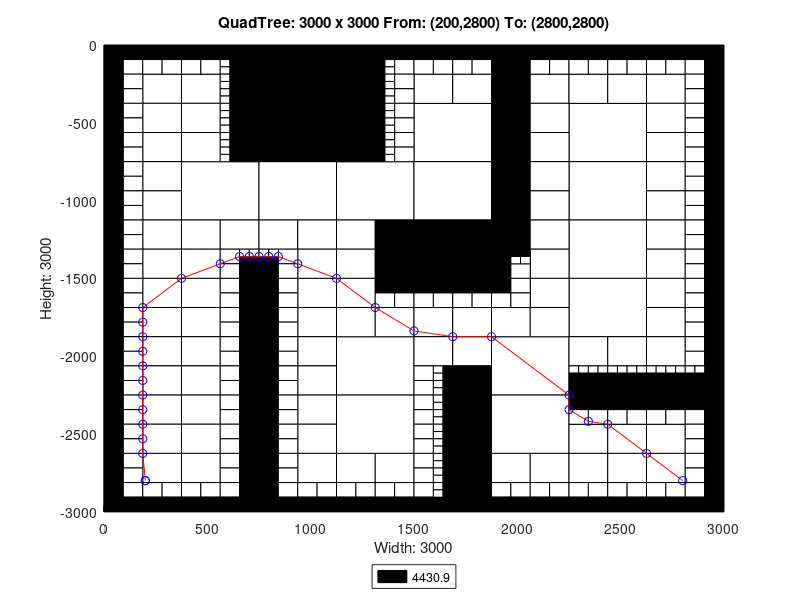

The MATLAB script that drew this image:
axis([0 3000 -3000 0]);
title('QuadTree: 3000 x 3000 From: (200,2800) To: (2800,2800)');
xlabel('Width: 3000');
ylabel('Height: 3000');
rectangle('Position',[750 -375 375 375], 'FaceColor',[0 0 0]);
rectangle('Position',[750 -750 375 375], 'FaceColor',[0 0 0]);
rectangle('Position',[375 -1125 375 375], 'FaceColor',[1 1 1]);
rectangle('Position',[750 -1125 375 375], 'FaceColor',[1 1 1]);
rectangle('Position',[1125 -1125 375 375], 'FaceColor',[1 1 1]);
rectangle('Position',[1500 -750 375 375], 'FaceColor',[1 1 1]);
rectangle('Position',[2250 -750 375 375], 'FaceColor',[1 1 1]);
rectangle('Position',[1500 -1125 375 375], 'FaceColor',[1 1 1]);
rectangle('Position',[1500 -1500 375 375], 'FaceColor',[0 0 0]);
rectangle('Position',[2250 -1125 375 375], 'FaceColor',[1 1 1]);
rectangle('Position',[2250 -1500 375 375], 'FaceColor',[1 1 1]);
rectangle('Position',[1125 -2250 375 375], 'FaceColor',[1 1 1]);
rectangle('Position',[1125 -2625 375 375], 'FaceColor',[1 1 1]);
rectangle('Position',[1875 -2250 375 375], 'FaceColor',[1 1 1]);
rectangle('Position',[2250 -1875 375 375], 'FaceColor',[1 1 1]);
rectangle('Position',[1875 -2625 375 375], 'FaceColor',[1 1 1]);
rectangle('Position',[187.5 -375 187.5 187.5], 'FaceColor',[1 1 1]);
rectangle('Position',[375 -375 187.5 187.5], 'FaceColor',[1 1 1]);
rectangle('Position',[187.5 -562.5 187.5 187.5], 'FaceColor',[1 1 1]);
rectangle('Position',[187.5 -750 187.5 187.5], 'FaceColor',[1 1 1]);
rectangle('Position',[375 -562.5 187.5 187.5], 'FaceColor',[1 1 1]);
rectangle('Position',[375 -750 187.5 187.5], 'FaceColor',[1 1 1]);
rectangle('Position',[1125 -187.5 187.5 187.5], 'FaceColor',[0 0 0]);
rectangle('Position',[1125 -375 187.5 187.5], 'FaceColor',[0 0 0]);
rectangle('Position',[1125 -562.5 187.5 187.5], 'FaceColor',[0 0 0]);
rectangle('Position',[1125 -750 187.5 187.5], 'FaceColor',[0 0 0]);
rectangle('Position',[187.5 -937.5 187.5 187.5], 'FaceColor',[1 1 1]);
rectangle('Position',[187.5 -1125 187.5 187.5], 'FaceColor',[1 1 1]);
rectangle('Position',[187.5 -1312.5 187.5 187.5], 'FaceColor',[1 1 1]);
rectangle('Position',[187.5 -1500 187.5 187.5], 'FaceColor',[1 1 1]);
rectangle('Position',[375 -1312.5 187.5 187.5], 'FaceColor',[1 1 1]);
rectangle('Position',[562.5 -1312.5 187.5 187.5], 'FaceColor',[1 1 1]);
rectangle('Position',[375 -1500 187.5 187.5], 'FaceColor',[1 1 1]);
rectangle('Position',[750 -1312.5 187.5 187.5], 'FaceColor',[1 1 1]);
rectangle('Position',[937.5 -1312.5 187.5 187.5], 'FaceColor',[1 1 1]);
rectangle('Position',[937.5 -1500 187.5 187.5], 'FaceColor',[1 1 1]);
rectangle('Position',[1125 -1312.5 187.5 187.5], 'FaceColor',[1 1 1]);
rectangle('Position',[1312.5 -1312.5 187.5 187.5], 'FaceColor',[0 0 0]);
rectangle('Position',[1125 -1500 187.5 187.5], 'FaceColor',[1 1 1]);
rectangle('Position',[1312.5 -1500 187.5 187.5], 'FaceColor',[0 0 0]);
rectangle('Position',[1500 -375 187.5 187.5], 'FaceColor',[1 1 1]);
rectangle('Position',[1687.5 -375 187.5 187.5], 'FaceColor',[1 1 1]);
rectangle('Position',[1875 -187.5 187.5 187.5], 'FaceColor',[0 0 0]);
rectangle('Position',[1875 -375 187.5 187.5], 'FaceColor',[0 0 0]);
rectangle('Position',[2062.5 -375 187.5 187.5], 'FaceColor',[1 1 1]);
rectangle('Position',[1875 -562.5 187.5 187.5], 'FaceColor',[0 0 0]);
rectangle('Position',[2062.5 -562.5 187.5 187.5], 'FaceColor',[1 1 1]);
rectangle('Position',[1875 -750 187.5 187.5], 'FaceColor',[0 0 0]);
rectangle('Position',[2062.5 -750 187.5 187.5], 'FaceColor',[1 1 1]);
rectangle('Position',[2250 -375 187.5 187.5], 'FaceColor',[1 1 1]);
rectangle('Position',[2437.5 -375 187.5 187.5], 'FaceColor',[1 1 1]);
rectangle('Position',[2625 -375 187.5 187.5], 'FaceColor',[1 1 1]);
rectangle('Position',[2625 -562.5 187.5 187.5], 'FaceColor',[1 1 1]);
rectangle('Position',[2625 -750 187.5 187.5], 'FaceColor',[1 1 1]);
rectangle('Position',[1875 -937.5 187.5 187.5], 'FaceColor',[0 0 0]);
rectangle('Position',[2062.5 -937.5 187.5 187.5], 'FaceColor',[1 1 1]);
rectangle('Position',[1875 -1125 187.5 187.5], 'FaceColor',[0 0 0]);
rectangle('Position',[2062.5 -1125 187.5 187.5], 'FaceColor',[1 1 1]);
rectangle('Position',[1875 -1312.5 187.5 187.5], 'FaceColor',[0 0 0]);
rectangle('Position',[2062.5 -1312.5 187.5 187.5], 'FaceColor',[1 1 1]);
rectangle('Position',[2062.5 -1500 187.5 187.5], 'FaceColor',[1 1 1]);
rectangle('Position',[2625 -937.5 187.5 187.5], 'FaceColor',[1 1 1]);
rectangle('Position',[2625 -1125 187.5 187.5], 'FaceColor',[1 1 1]);
rectangle('Position',[2625 -1312.5 187.5 187.5], 'FaceColor',[1 1 1]);
rectangle('Position',[2625 -1500 187.5 187.5], 'FaceColor',[1 1 1]);
rectangle('Position',[187.5 -1687.5 187.5 187.5], 'FaceColor',[1 1 1]);
rectangle('Position',[187.5 -1875 187.5 187.5], 'FaceColor',[1 1 1]);
rectangle('Position',[375 -1687.5 187.5 187.5], 'FaceColor',[1 1 1]);
rectangle('Position',[375 -1875 187.5 187.5], 'FaceColor',[1 1 1]);
rectangle('Position',[187.5 -2062.5 187.5 187.5], 'FaceColor',[1 1 1]);
rectangle('Position',[187.5 -2250 187.5 187.5], 'FaceColor',[1 1 1]);
rectangle('Position',[375 -2062.5 187.5 187.5], 'FaceColor',[1 1 1]);
rectangle('Position',[375 -2250 187.5 187.5], 'FaceColor',[1 1 1]);
rectangle('Position',[937.5 -1687.5 187.5 187.5], 'FaceColor',[1 1 1]);
rectangle('Position',[937.5 -1875 187.5 187.5], 'FaceColor',[1 1 1]);
rectangle('Position',[1125 -1687.5 187.5 187.5], 'FaceColor',[1 1 1]);
rectangle('Position',[1125 -1875 187.5 187.5], 'FaceColor',[1 1 1]);
rectangle('Position',[1312.5 -1875 187.5 187.5], 'FaceColor',[1 1 1]);
rectangle('Position',[937.5 -2062.5 187.5 187.5], 'FaceColor',[1 1 1]);
rectangle('Position',[937.5 -2250 187.5 187.5], 'FaceColor',[1 1 1]);
rectangle('Position',[187.5 -2437.5 187.5 187.5], 'FaceColor',[1 1 1]);
rectangle('Position',[187.5 -2625 187.5 187.5], 'FaceColor',[1 1 1]);
rectangle('Position',[375 -2437.5 187.5 187.5], 'FaceColor',[1 1 1]);
rectangle('Position',[375 -2625 187.5 187.5], 'FaceColor',[1 1 1]);
rectangle('Position',[187.5 -2812.5 187.5 187.5], 'FaceColor',[1 1 1]);
rectangle('Position',[375 -2812.5 187.5 187.5], 'FaceColor',[1 1 1]);
rectangle('Position',[937.5 -2437.5 187.5 187.5], 'FaceColor',[1 1 1]);
rectangle('Position',[937.5 -2625 187.5 187.5], 'FaceColor',[1 1 1]);
rectangle('Position',[937.5 -2812.5 187.5 187.5], 'FaceColor',[1 1 1]);
rectangle('Position',[1125 -2812.5 187.5 187.5], 'FaceColor',[1 1 1]);
rectangle('Position',[1312.5 -2812.5 187.5 187.5], 'FaceColor',[1 1 1]);
rectangle('Position',[1500 -1875 187.5 187.5], 'FaceColor',[1 1 1]);
rectangle('Position',[1687.5 -1875 187.5 187.5], 'FaceColor',[1 1 1]);
rectangle('Position',[2062.5 -1687.5 187.5 187.5], 'FaceColor',[1 1 1]);
rectangle('Position',[1875 -1875 187.5 187.5], 'FaceColor',[1 1 1]);
rectangle('Position',[2062.5 -1875 187.5 187.5], 'FaceColor',[1 1 1]);
rectangle('Position',[1500 -2062.5 187.5 187.5], 'FaceColor',[1 1 1]);
rectangle('Position',[1687.5 -2062.5 187.5 187.5], 'FaceColor',[1 1 1]);
rectangle('Position',[1687.5 -2250 187.5 187.5], 'FaceColor',[0 0 0]);
rectangle('Position',[2625 -1687.5 187.5 187.5], 'FaceColor',[1 1 1]);
rectangle('Position',[2625 -1875 187.5 187.5], 'FaceColor',[1 1 1]);
rectangle('Position',[2250 -2062.5 187.5 187.5], 'FaceColor',[1 1 1]);
rectangle('Position',[2437.5 -2062.5 187.5 187.5], 'FaceColor',[1 1 1]);
rectangle('Position',[2625 -2062.5 187.5 187.5], 'FaceColor',[1 1 1]);
rectangle('Position',[1687.5 -2437.5 187.5 187.5], 'FaceColor',[0 0 0]);
rectangle('Position',[1687.5 -2625 187.5 187.5], 'FaceColor',[0 0 0]);
rectangle('Position',[1687.5 -2812.5 187.5 187.5], 'FaceColor',[0 0 0]);
rectangle('Position',[1687.5 -3000 187.5 187.5], 'FaceColor',[0 0 0]);
rectangle('Position',[1875 -2812.5 187.5 187.5], 'FaceColor',[1 1 1]);
rectangle('Position',[2062.5 -2812.5 187.5 187.5], 'FaceColor',[1 1 1]);
rectangle('Position',[2250 -2625 187.5 187.5], 'FaceColor',[1 1 1]);
rectangle('Position',[2437.5 -2625 187.5 187.5], 'FaceColor',[1 1 1]);
rectangle('Position',[2625 -2625 187.5 187.5], 'FaceColor',[1 1 1]);
rectangle('Position',[2250 -2812.5 187.5 187.5], 'FaceColor',[1 1 1]);
rectangle('Position',[2437.5 -2812.5 187.5 187.5], 'FaceColor',[1 1 1]);
rectangle('Position',[2625 -2812.5 187.5 187.5], 'FaceColor',[1 1 1]);
rectangle('Position',[0 -93.75 93.75 93.75], 'FaceColor',[0 0 0]);
rectangle('Position',[93.75 -93.75 93.75 93.75], 'FaceColor',[0 0 0]);
rectangle('Position',[0 -187.5 93.75 93.75], 'FaceColor',[0 0 0]);
rectangle('Position',[93.75 -187.5 93.75 93.75], 'FaceColor',[1 1 1]);
rectangle('Position',[187.5 -93.75 93.75 93.75], 'FaceColor',[0 0 0]);
rectangle('Position',[281.25 -93.75 93.75 93.75], 'FaceColor',[0 0 0]);
rectangle('Position',[187.5 -187.5 93.75 93.75], 'FaceColor',[1 1 1]);
rectangle('Position',[281.25 -187.5 93.75 93.75], 'FaceColor',[1 1 1]);
rectangle('Position',[0 -281.25 93.75 93.75], 'FaceColor',[0 0 0]);
rectangle('Position',[93.75 -281.25 93.75 93.75], 'FaceColor',[1 1 1]);
rectangle('Position',[0 -375 93.75 93.75], 'FaceColor',[0 0 0]);
rectangle('Position',[93.75 -375 93.75 93.75], 'FaceColor',[1 1 1]);
rectangle('Position',[375 -93.75 93.75 93.75], 'FaceColor',[0 0 0]);
rectangle('Position',[468.75 -93.75 93.75 93.75], 'FaceColor',[0 0 0]);
rectangle('Position',[375 -187.5 93.75 93.75], 'FaceColor',[1 1 1]);
rectangle('Position',[468.75 -187.5 93.75 93.75], 'FaceColor',[1 1 1]);
rectangle('Position',[562.5 -93.75 93.75 93.75], 'FaceColor',[0 0 0]);
rectangle('Position',[656.25 -93.75 93.75 93.75], 'FaceColor',[0 0 0]);
rectangle('Position',[656.25 -187.5 93.75 93.75], 'FaceColor',[0 0 0]);
rectangle('Position',[656.25 -281.25 93.75 93.75], 'FaceColor',[0 0 0]);
rectangle('Position',[656.25 -375 93.75 93.75], 'FaceColor',[0 0 0]);
rectangle('Position',[0 -468.75 93.75 93.75], 'FaceColor',[0 0 0]);
rectangle('Position',[93.75 -468.75 93.75 93.75], 'FaceColor',[1 1 1]);
rectangle('Position',[0 -562.5 93.75 93.75], 'FaceColor',[0 0 0]);
rectangle('Position',[93.75 -562.5 93.75 93.75], 'FaceColor',[1 1 1]);
rectangle('Position',[0 -656.25 93.75 93.75], 'FaceColor',[0 0 0]);
rectangle('Position',[93.75 -656.25 93.75 93.75], 'FaceColor',[1 1 1]);
rectangle('Position',[0 -750 93.75 93.75], 'FaceColor',[0 0 0]);
rectangle('Position',[93.75 -750 93.75 93.75], 'FaceColor',[1 1 1]);
rectangle('Position',[656.25 -468.75 93.75 93.75], 'FaceColor',[0 0 0]);
rectangle('Position',[656.25 -562.5 93.75 93.75], 'FaceColor',[0 0 0]);
rectangle('Position',[656.25 -656.25 93.75 93.75], 'FaceColor',[0 0 0]);
rectangle('Position',[656.25 -750 93.75 93.75], 'FaceColor',[0 0 0]);
rectangle('Position',[1312.5 -93.75 93.75 93.75], 'FaceColor',[0 0 0]);
rectangle('Position',[1406.25 -93.75 93.75 93.75], 'FaceColor',[0 0 0]);
rectangle('Position',[1406.25 -187.5 93.75 93.75], 'FaceColor',[1 1 1]);
rectangle('Position',[1406.25 -281.25 93.75 93.75], 'FaceColor',[1 1 1]);
rectangle('Position',[1406.25 -375 93.75 93.75], 'FaceColor',[1 1 1]);
rectangle('Position',[1406.25 -468.75 93.75 93.75], 'FaceColor',[1 1 1]);
rectangle('Position',[1406.25 -562.5 93.75 93.75], 'FaceColor',[1 1 1]);
rectangle('Position',[1406.25 -656.25 93.75 93.75], 'FaceColor',[1 1 1]);
rectangle('Position',[1406.25 -750 93.75 93.75], 'FaceColor',[1 1 1]);
rectangle('Position',[0 -843.75 93.75 93.75], 'FaceColor',[0 0 0]);
rectangle('Position',[93.75 -843.75 93.75 93.75], 'FaceColor',[1 1 1]);
rectangle('Position',[0 -937.5 93.75 93.75], 'FaceColor',[0 0 0]);
rectangle('Position',[93.75 -937.5 93.75 93.75], 'FaceColor',[1 1 1]);
rectangle('Position',[0 -1031.25 93.75 93.75], 'FaceColor',[0 0 0]);
rectangle('Position',[93.75 -1031.25 93.75 93.75], 'FaceColor',[1 1 1]);
rectangle('Position',[0 -1125 93.75 93.75], 'FaceColor',[0 0 0]);
rectangle('Position',[93.75 -1125 93.75 93.75], 'FaceColor',[1 1 1]);
rectangle('Position',[0 -1218.75 93.75 93.75], 'FaceColor',[0 0 0]);
rectangle('Position',[93.75 -1218.75 93.75 93.75], 'FaceColor',[1 1 1]);
rectangle('Position',[0 -1312.5 93.75 93.75], 'FaceColor',[0 0 0]);
rectangle('Position',[93.75 -1312.5 93.75 93.75], 'FaceColor',[1 1 1]);
rectangle('Position',[0 -1406.25 93.75 93.75], 'FaceColor',[0 0 0]);
rectangle('Position',[93.75 -1406.25 93.75 93.75], 'FaceColor',[1 1 1]);
rectangle('Position',[0 -1500 93.75 93.75], 'FaceColor',[0 0 0]);
rectangle('Position',[93.75 -1500 93.75 93.75], 'FaceColor',[1 1 1]);
rectangle('Position',[562.5 -1406.25 93.75 93.75], 'FaceColor',[1 1 1]);
rectangle('Position',[562.5 -1500 93.75 93.75], 'FaceColor',[1 1 1]);
rectangle('Position',[656.25 -1500 93.75 93.75], 'FaceColor',[0 0 0]);
rectangle('Position',[843.75 -1406.25 93.75 93.75], 'FaceColor',[1 1 1]);
rectangle('Position',[750 -1500 93.75 93.75], 'FaceColor',[0 0 0]);
rectangle('Position',[843.75 -1500 93.75 93.75], 'FaceColor',[1 1 1]);
rectangle('Position',[1500 -93.75 93.75 93.75], 'FaceColor',[0 0 0]);
rectangle('Position',[1593.75 -93.75 93.75 93.75], 'FaceColor',[0 0 0]);
rectangle('Position',[1500 -187.5 93.75 93.75], 'FaceColor',[1 1 1]);
rectangle('Position',[1593.75 -187.5 93.75 93.75], 'FaceColor',[1 1 1]);
rectangle('Position',[1687.5 -93.75 93.75 93.75], 'FaceColor',[0 0 0]);
rectangle('Position',[1781.25 -93.75 93.75 93.75], 'FaceColor',[0 0 0]);
rectangle('Position',[1687.5 -187.5 93.75 93.75], 'FaceColor',[1 1 1]);
rectangle('Position',[1781.25 -187.5 93.75 93.75], 'FaceColor',[1 1 1]);
rectangle('Position',[2062.5 -93.75 93.75 93.75], 'FaceColor',[0 0 0]);
rectangle('Position',[2156.25 -93.75 93.75 93.75], 'FaceColor',[0 0 0]);
rectangle('Position',[2062.5 -187.5 93.75 93.75], 'FaceColor',[1 1 1]);
rectangle('Position',[2156.25 -187.5 93.75 93.75], 'FaceColor',[1 1 1]);
rectangle('Position',[2250 -93.75 93.75 93.75], 'FaceColor',[0 0 0]);
rectangle('Position',[2343.75 -93.75 93.75 93.75], 'FaceColor',[0 0 0]);
rectangle('Position',[2250 -187.5 93.75 93.75], 'FaceColor',[1 1 1]);
rectangle('Position',[2343.75 -187.5 93.75 93.75], 'FaceColor',[1 1 1]);
rectangle('Position',[2437.5 -93.75 93.75 93.75], 'FaceColor',[0 0 0]);
rectangle('Position',[2531.25 -93.75 93.75 93.75], 'FaceColor',[0 0 0]);
rectangle('Position',[2437.5 -187.5 93.75 93.75], 'FaceColor',[1 1 1]);
rectangle('Position',[2531.25 -187.5 93.75 93.75], 'FaceColor',[1 1 1]);
rectangle('Position',[2625 -93.75 93.75 93.75], 'FaceColor',[0 0 0]);
rectangle('Position',[2718.75 -93.75 93.75 93.75], 'FaceColor',[0 0 0]);
rectangle('Position',[2625 -187.5 93.75 93.75], 'FaceColor',[1 1 1]);
rectangle('Position',[2718.75 -187.5 93.75 93.75], 'FaceColor',[1 1 1]);
rectangle('Position',[2812.5 -93.75 93.75 93.75], 'FaceColor',[0 0 0]);
rectangle('Position',[2906.25 -93.75 93.75 93.75], 'FaceColor',[0 0 0]);
rectangle('Position',[2812.5 -187.5 93.75 93.75], 'FaceColor',[1 1 1]);
rectangle('Position',[2906.25 -187.5 93.75 93.75], 'FaceColor',[0 0 0]);
rectangle('Position',[2812.5 -281.25 93.75 93.75], 'FaceColor',[1 1 1]);
rectangle('Position',[2906.25 -281.25 93.75 93.75], 'FaceColor',[0 0 0]);
rectangle('Position',[2812.5 -375 93.75 93.75], 'FaceColor',[1 1 1]);
rectangle('Position',[2906.25 -375 93.75 93.75], 'FaceColor',[0 0 0]);
rectangle('Position',[2812.5 -468.75 93.75 93.75], 'FaceColor',[1 1 1]);
rectangle('Position',[2906.25 -468.75 93.75 93.75], 'FaceColor',[0 0 0]);
rectangle('Position',[2812.5 -562.5 93.75 93.75], 'FaceColor',[1 1 1]);
rectangle('Position',[2906.25 -562.5 93.75 93.75], 'FaceColor',[0 0 0]);
rectangle('Position',[2812.5 -656.25 93.75 93.75], 'FaceColor',[1 1 1]);
rectangle('Position',[2906.25 -656.25 93.75 93.75], 'FaceColor',[0 0 0]);
rectangle('Position',[2812.5 -750 93.75 93.75], 'FaceColor',[1 1 1]);
rectangle('Position',[2906.25 -750 93.75 93.75], 'FaceColor',[0 0 0]);
rectangle('Position',[1875 -1406.25 93.75 93.75], 'FaceColor',[0 0 0]);
rectangle('Position',[1875 -1500 93.75 93.75], 'FaceColor',[0 0 0]);
rectangle('Position',[1968.75 -1500 93.75 93.75], 'FaceColor',[1 1 1]);
rectangle('Position',[2812.5 -843.75 93.75 93.75], 'FaceColor',[1 1 1]);
rectangle('Position',[2906.25 -843.75 93.75 93.75], 'FaceColor',[0 0 0]);
rectangle('Position',[2812.5 -937.5 93.75 93.75], 'FaceColor',[1 1 1]);
rectangle('Position',[2906.25 -937.5 93.75 93.75], 'FaceColor',[0 0 0]);
rectangle('Position',[2812.5 -1031.25 93.75 93.75], 'FaceColor',[1 1 1]);
rectangle('Position',[2906.25 -1031.25 93.75 93.75], 'FaceColor',[0 0 0]);
rectangle('Position',[2812.5 -1125 93.75 93.75], 'FaceColor',[1 1 1]);
rectangle('Position',[2906.25 -1125 93.75 93.75], 'FaceColor',[0 0 0]);
rectangle('Position',[2812.5 -1218.75 93.75 93.75], 'FaceColor',[1 1 1]);
rectangle('Position',[2906.25 -1218.75 93.75 93.75], 'FaceColor',[0 0 0]);
rectangle('Position',[2812.5 -1312.5 93.75 93.75], 'FaceColor',[1 1 1]);
rectangle('Position',[2906.25 -1312.5 93.75 93.75], 'FaceColor',[0 0 0]);
rectangle('Position',[2812.5 -1406.25 93.75 93.75], 'FaceColor',[1 1 1]);
rectangle('Position',[2906.25 -1406.25 93.75 93.75], 'FaceColor',[0 0 0]);
rectangle('Position',[2812.5 -1500 93.75 93.75], 'FaceColor',[1 1 1]);
rectangle('Position',[2906.25 -1500 93.75 93.75], 'FaceColor',[0 0 0]);
rectangle('Position',[0 -1593.75 93.75 93.75], 'FaceColor',[0 0 0]);
rectangle('Position',[93.75 -1593.75 93.75 93.75], 'FaceColor',[1 1 1]);
rectangle('Position',[0 -1687.5 93.75 93.75], 'FaceColor',[0 0 0]);
rectangle('Position',[93.75 -1687.5 93.75 93.75], 'FaceColor',[1 1 1]);
rectangle('Position',[0 -1781.25 93.75 93.75], 'FaceColor',[0 0 0]);
rectangle('Position',[93.75 -1781.25 93.75 93.75], 'FaceColor',[1 1 1]);
rectangle('Position',[0 -1875 93.75 93.75], 'FaceColor',[0 0 0]);
rectangle('Position',[93.75 -1875 93.75 93.75], 'FaceColor',[1 1 1]);
rectangle('Position',[562.5 -1593.75 93.75 93.75], 'FaceColor',[1 1 1]);
rectangle('Position',[656.25 -1593.75 93.75 93.75], 'FaceColor',[0 0 0]);
rectangle('Position',[562.5 -1687.5 93.75 93.75], 'FaceColor',[1 1 1]);
rectangle('Position',[656.25 -1687.5 93.75 93.75], 'FaceColor',[0 0 0]);
rectangle('Position',[562.5 -1781.25 93.75 93.75], 'FaceColor',[1 1 1]);
rectangle('Position',[656.25 -1781.25 93.75 93.75], 'FaceColor',[0 0 0]);
rectangle('Position',[562.5 -1875 93.75 93.75], 'FaceColor',[1 1 1]);
rectangle('Position',[656.25 -1875 93.75 93.75], 'FaceColor',[0 0 0]);
rectangle('Position',[0 -1968.75 93.75 93.75], 'FaceColor',[0 0 0]);
rectangle('Position',[93.75 -1968.75 93.75 93.75], 'FaceColor',[1 1 1]);
rectangle('Position',[0 -2062.5 93.75 93.75], 'FaceColor',[0 0 0]);
rectangle('Position',[93.75 -2062.5 93.75 93.75], 'FaceColor',[1 1 1]);
rectangle('Position',[0 -2156.25 93.75 93.75], 'FaceColor',[0 0 0]);
rectangle('Position',[93.75 -2156.25 93.75 93.75], 'FaceColor',[1 1 1]);
rectangle('Position',[0 -2250 93.75 93.75], 'FaceColor',[0 0 0]);
rectangle('Position',[93.75 -2250 93.75 93.75], 'FaceColor',[1 1 1]);
rectangle('Position',[562.5 -1968.75 93.75 93.75], 'FaceColor',[1 1 1]);
rectangle('Position',[656.25 -1968.75 93.75 93.75], 'FaceColor',[0 0 0]);
rectangle('Position',[562.5 -2062.5 93.75 93.75], 'FaceColor',[1 1 1]);
rectangle('Position',[656.25 -2062.5 93.75 93.75], 'FaceColor',[0 0 0]);
rectangle('Position',[562.5 -2156.25 93.75 93.75], 'FaceColor',[1 1 1]);
rectangle('Position',[656.25 -2156.25 93.75 93.75], 'FaceColor',[0 0 0]);
rectangle('Position',[562.5 -2250 93.75 93.75], 'FaceColor',[1 1 1]);
rectangle('Position',[656.25 -2250 93.75 93.75], 'FaceColor',[0 0 0]);
rectangle('Position',[750 -1593.75 93.75 93.75], 'FaceColor',[0 0 0]);
rectangle('Position',[843.75 -1593.75 93.75 93.75], 'FaceColor',[1 1 1]);
rectangle('Position',[750 -1687.5 93.75 93.75], 'FaceColor',[0 0 0]);
rectangle('Position',[843.75 -1687.5 93.75 93.75], 'FaceColor',[1 1 1]);
rectangle('Position',[750 -1781.25 93.75 93.75], 'FaceColor',[0 0 0]);
rectangle('Position',[843.75 -1781.25 93.75 93.75], 'FaceColor',[1 1 1]);
rectangle('Position',[750 -1875 93.75 93.75], 'FaceColor',[0 0 0]);
rectangle('Position',[843.75 -1875 93.75 93.75], 'FaceColor',[1 1 1]);
rectangle('Position',[1312.5 -1593.75 93.75 93.75], 'FaceColor',[0 0 0]);
rectangle('Position',[1406.25 -1593.75 93.75 93.75], 'FaceColor',[0 0 0]);
rectangle('Position',[1312.5 -1687.5 93.75 93.75], 'FaceColor',[1 1 1]);
rectangle('Position',[1406.25 -1687.5 93.75 93.75], 'FaceColor',[1 1 1]);
rectangle('Position',[750 -1968.75 93.75 93.75], 'FaceColor',[0 0 0]);
rectangle('Position',[843.75 -1968.75 93.75 93.75], 'FaceColor',[1 1 1]);
rectangle('Position',[750 -2062.5 93.75 93.75], 'FaceColor',[0 0 0]);
rectangle('Position',[843.75 -2062.5 93.75 93.75], 'FaceColor',[1 1 1]);
rectangle('Position',[750 -2156.25 93.75 93.75], 'FaceColor',[0 0 0]);
rectangle('Position',[843.75 -2156.25 93.75 93.75], 'FaceColor',[1 1 1]);
rectangle('Position',[750 -2250 93.75 93.75], 'FaceColor',[0 0 0]);
rectangle('Position',[843.75 -2250 93.75 93.75], 'FaceColor',[1 1 1]);
rectangle('Position',[0 -2343.75 93.75 93.75], 'FaceColor',[0 0 0]);
rectangle('Position',[93.75 -2343.75 93.75 93.75], 'FaceColor',[1 1 1]);
rectangle('Position',[0 -2437.5 93.75 93.75], 'FaceColor',[0 0 0]);
rectangle('Position',[93.75 -2437.5 93.75 93.75], 'FaceColor',[1 1 1]);
rectangle('Position',[0 -2531.25 93.75 93.75], 'FaceColor',[0 0 0]);
rectangle('Position',[93.75 -2531.25 93.75 93.75], 'FaceColor',[1 1 1]);
rectangle('Position',[0 -2625 93.75 93.75], 'FaceColor',[0 0 0]);
rectangle('Position',[93.75 -2625 93.75 93.75], 'FaceColor',[1 1 1]);
rectangle('Position',[562.5 -2343.75 93.75 93.75], 'FaceColor',[1 1 1]);
rectangle('Position',[656.25 -2343.75 93.75 93.75], 'FaceColor',[0 0 0]);
rectangle('Position',[562.5 -2437.5 93.75 93.75], 'FaceColor',[1 1 1]);
rectangle('Position',[656.25 -2437.5 93.75 93.75], 'FaceColor',[0 0 0]);
rectangle('Position',[562.5 -2531.25 93.75 93.75], 'FaceColor',[1 1 1]);
rectangle('Position',[656.25 -2531.25 93.75 93.75], 'FaceColor',[0 0 0]);
rectangle('Position',[562.5 -2625 93.75 93.75], 'FaceColor',[1 1 1]);
rectangle('Position',[656.25 -2625 93.75 93.75], 'FaceColor',[0 0 0]);
rectangle('Position',[0 -2718.75 93.75 93.75], 'FaceColor',[0 0 0]);
rectangle('Position',[93.75 -2718.75 93.75 93.75], 'FaceColor',[1 1 1]);
rectangle('Position',[0 -2812.5 93.75 93.75], 'FaceColor',[0 0 0]);
rectangle('Position',[93.75 -2812.5 93.75 93.75], 'FaceColor',[1 1 1]);
rectangle('Position',[0 -2906.25 93.75 93.75], 'FaceColor',[0 0 0]);
rectangle('Position',[93.75 -2906.25 93.75 93.75], 'FaceColor',[1 1 1]);
rectangle('Position',[0 -3000 93.75 93.75], 'FaceColor',[0 0 0]);
rectangle('Position',[93.75 -3000 93.75 93.75], 'FaceColor',[0 0 0]);
rectangle('Position',[187.5 -2906.25 93.75 93.75], 'FaceColor',[1 1 1]);
rectangle('Position',[281.25 -2906.25 93.75 93.75], 'FaceColor',[1 1 1]);
rectangle('Position',[187.5 -3000 93.75 93.75], 'FaceColor',[0 0 0]);
rectangle('Position',[281.25 -3000 93.75 93.75], 'FaceColor',[0 0 0]);
rectangle('Position',[562.5 -2718.75 93.75 93.75], 'FaceColor',[1 1 1]);
rectangle('Position',[656.25 -2718.75 93.75 93.75], 'FaceColor',[0 0 0]);
rectangle('Position',[562.5 -2812.5 93.75 93.75], 'FaceColor',[1 1 1]);
rectangle('Position',[656.25 -2812.5 93.75 93.75], 'FaceColor',[0 0 0]);
rectangle('Position',[375 -2906.25 93.75 93.75], 'FaceColor',[1 1 1]);
rectangle('Position',[468.75 -2906.25 93.75 93.75], 'FaceColor',[1 1 1]);
rectangle('Position',[375 -3000 93.75 93.75], 'FaceColor',[0 0 0]);
rectangle('Position',[468.75 -3000 93.75 93.75], 'FaceColor',[0 0 0]);
rectangle('Position',[562.5 -2906.25 93.75 93.75], 'FaceColor',[1 1 1]);
rectangle('Position',[656.25 -2906.25 93.75 93.75], 'FaceColor',[0 0 0]);
rectangle('Position',[562.5 -3000 93.75 93.75], 'FaceColor',[0 0 0]);
rectangle('Position',[656.25 -3000 93.75 93.75], 'FaceColor',[0 0 0]);
rectangle('Position',[750 -2343.75 93.75 93.75], 'FaceColor',[0 0 0]);
rectangle('Position',[843.75 -2343.75 93.75 93.75], 'FaceColor',[1 1 1]);
rectangle('Position',[750 -2437.5 93.75 93.75], 'FaceColor',[0 0 0]);
rectangle('Position',[843.75 -2437.5 93.75 93.75], 'FaceColor',[1 1 1]);
rectangle('Position',[750 -2531.25 93.75 93.75], 'FaceColor',[0 0 0]);
rectangle('Position',[843.75 -2531.25 93.75 93.75], 'FaceColor',[1 1 1]);
rectangle('Position',[750 -2625 93.75 93.75], 'FaceColor',[0 0 0]);
rectangle('Position',[843.75 -2625 93.75 93.75], 'FaceColor',[1 1 1]);
rectangle('Position',[750 -2718.75 93.75 93.75], 'FaceColor',[0 0 0]);
rectangle('Position',[843.75 -2718.75 93.75 93.75], 'FaceColor',[1 1 1]);
rectangle('Position',[750 -2812.5 93.75 93.75], 'FaceColor',[0 0 0]);
rectangle('Position',[843.75 -2812.5 93.75 93.75], 'FaceColor',[1 1 1]);
rectangle('Position',[750 -2906.25 93.75 93.75], 'FaceColor',[0 0 0]);
rectangle('Position',[843.75 -2906.25 93.75 93.75], 'FaceColor',[1 1 1]);
rectangle('Position',[750 -3000 93.75 93.75], 'FaceColor',[0 0 0]);
rectangle('Position',[843.75 -3000 93.75 93.75], 'FaceColor',[0 0 0]);
rectangle('Position',[937.5 -2906.25 93.75 93.75], 'FaceColor',[1 1 1]);
rectangle('Position',[1031.25 -2906.25 93.75 93.75], 'FaceColor',[1 1 1]);
rectangle('Position',[937.5 -3000 93.75 93.75], 'FaceColor',[0 0 0]);
rectangle('Position',[1031.25 -3000 93.75 93.75], 'FaceColor',[0 0 0]);
rectangle('Position',[1125 -2906.25 93.75 93.75], 'FaceColor',[1 1 1]);
rectangle('Position',[1218.75 -2906.25 93.75 93.75], 'FaceColor',[1 1 1]);
rectangle('Position',[1125 -3000 93.75 93.75], 'FaceColor',[0 0 0]);
rectangle('Position',[1218.75 -3000 93.75 93.75], 'FaceColor',[0 0 0]);
rectangle('Position',[1312.5 -2906.25 93.75 93.75], 'FaceColor',[1 1 1]);
rectangle('Position',[1406.25 -2906.25 93.75 93.75], 'FaceColor',[1 1 1]);
rectangle('Position',[1312.5 -3000 93.75 93.75], 'FaceColor',[0 0 0]);
rectangle('Position',[1406.25 -3000 93.75 93.75], 'FaceColor',[0 0 0]);
rectangle('Position',[1500 -1593.75 93.75 93.75], 'FaceColor',[0 0 0]);
rectangle('Position',[1593.75 -1593.75 93.75 93.75], 'FaceColor',[0 0 0]);
rectangle('Position',[1500 -1687.5 93.75 93.75], 'FaceColor',[1 1 1]);
rectangle('Position',[1593.75 -1687.5 93.75 93.75], 'FaceColor',[1 1 1]);
rectangle('Position',[1687.5 -1593.75 93.75 93.75], 'FaceColor',[0 0 0]);
rectangle('Position',[1781.25 -1593.75 93.75 93.75], 'FaceColor',[0 0 0]);
rectangle('Position',[1687.5 -1687.5 93.75 93.75], 'FaceColor',[1 1 1]);
rectangle('Position',[1781.25 -1687.5 93.75 93.75], 'FaceColor',[1 1 1]);
rectangle('Position',[1875 -1593.75 93.75 93.75], 'FaceColor',[0 0 0]);
rectangle('Position',[1968.75 -1593.75 93.75 93.75], 'FaceColor',[1 1 1]);
rectangle('Position',[1875 -1687.5 93.75 93.75], 'FaceColor',[1 1 1]);
rectangle('Position',[1968.75 -1687.5 93.75 93.75], 'FaceColor',[1 1 1]);
rectangle('Position',[1500 -2156.25 93.75 93.75], 'FaceColor',[1 1 1]);
rectangle('Position',[1500 -2250 93.75 93.75], 'FaceColor',[1 1 1]);
rectangle('Position',[2812.5 -1593.75 93.75 93.75], 'FaceColor',[1 1 1]);
rectangle('Position',[2906.25 -1593.75 93.75 93.75], 'FaceColor',[0 0 0]);
rectangle('Position',[2812.5 -1687.5 93.75 93.75], 'FaceColor',[1 1 1]);
rectangle('Position',[2906.25 -1687.5 93.75 93.75], 'FaceColor',[0 0 0]);
rectangle('Position',[2812.5 -1781.25 93.75 93.75], 'FaceColor',[1 1 1]);
rectangle('Position',[2906.25 -1781.25 93.75 93.75], 'FaceColor',[0 0 0]);
rectangle('Position',[2812.5 -1875 93.75 93.75], 'FaceColor',[1 1 1]);
rectangle('Position',[2906.25 -1875 93.75 93.75], 'FaceColor',[0 0 0]);
rectangle('Position',[2250 -2250 93.75 93.75], 'FaceColor',[0 0 0]);
rectangle('Position',[2343.75 -2250 93.75 93.75], 'FaceColor',[0 0 0]);
rectangle('Position',[2437.5 -2250 93.75 93.75], 'FaceColor',[0 0 0]);
rectangle('Position',[2531.25 -2250 93.75 93.75], 'FaceColor',[0 0 0]);
rectangle('Position',[2812.5 -1968.75 93.75 93.75], 'FaceColor',[1 1 1]);
rectangle('Position',[2906.25 -1968.75 93.75 93.75], 'FaceColor',[0 0 0]);
rectangle('Position',[2812.5 -2062.5 93.75 93.75], 'FaceColor',[1 1 1]);
rectangle('Position',[2906.25 -2062.5 93.75 93.75], 'FaceColor',[0 0 0]);
rectangle('Position',[2625 -2250 93.75 93.75], 'FaceColor',[0 0 0]);
rectangle('Position',[2718.75 -2250 93.75 93.75], 'FaceColor',[0 0 0]);
rectangle('Position',[2906.25 -2156.25 93.75 93.75], 'FaceColor',[0 0 0]);
rectangle('Position',[2812.5 -2250 93.75 93.75], 'FaceColor',[0 0 0]);
rectangle('Position',[2906.25 -2250 93.75 93.75], 'FaceColor',[0 0 0]);
rectangle('Position',[1500 -2343.75 93.75 93.75], 'FaceColor',[1 1 1]);
rectangle('Position',[1500 -2437.5 93.75 93.75], 'FaceColor',[1 1 1]);
rectangle('Position',[1500 -2531.25 93.75 93.75], 'FaceColor',[1 1 1]);
rectangle('Position',[1500 -2625 93.75 93.75], 'FaceColor',[1 1 1]);
rectangle('Position',[1500 -2718.75 93.75 93.75], 'FaceColor',[1 1 1]);
rectangle('Position',[1500 -2812.5 93.75 93.75], 'FaceColor',[1 1 1]);
rectangle('Position',[1500 -2906.25 93.75 93.75], 'FaceColor',[1 1 1]);
rectangle('Position',[1500 -3000 93.75 93.75], 'FaceColor',[0 0 0]);
rectangle('Position',[1593.75 -3000 93.75 93.75], 'FaceColor',[0 0 0]);
rectangle('Position',[1875 -2906.25 93.75 93.75], 'FaceColor',[1 1 1]);
rectangle('Position',[1968.75 -2906.25 93.75 93.75], 'FaceColor',[1 1 1]);
rectangle('Position',[1875 -3000 93.75 93.75], 'FaceColor',[0 0 0]);
rectangle('Position',[1968.75 -3000 93.75 93.75], 'FaceColor',[0 0 0]);
rectangle('Position',[2062.5 -2906.25 93.75 93.75], 'FaceColor',[1 1 1]);
rectangle('Position',[2156.25 -2906.25 93.75 93.75], 'FaceColor',[1 1 1]);
rectangle('Position',[2062.5 -3000 93.75 93.75], 'FaceColor',[0 0 0]);
rectangle('Position',[2156.25 -3000 93.75 93.75], 'FaceColor',[0 0 0]);
rectangle('Position',[2250 -2343.75 93.75 93.75], 'FaceColor',[0 0 0]);
rectangle('Position',[2343.75 -2343.75 93.75 93.75], 'FaceColor',[0 0 0]);
rectangle('Position',[2250 -2437.5 93.75 93.75], 'FaceColor',[1 1 1]);
rectangle('Position',[2343.75 -2437.5 93.75 93.75], 'FaceColor',[1 1 1]);
rectangle('Position',[2437.5 -2343.75 93.75 93.75], 'FaceColor',[0 0 0]);
rectangle('Position',[2531.25 -2343.75 93.75 93.75], 'FaceColor',[0 0 0]);
rectangle('Position',[2437.5 -2437.5 93.75 93.75], 'FaceColor',[1 1 1]);
rectangle('Position',[2531.25 -2437.5 93.75 93.75], 'FaceColor',[1 1 1]);
rectangle('Position',[2625 -2343.75 93.75 93.75], 'FaceColor',[0 0 0]);
rectangle('Position',[2718.75 -2343.75 93.75 93.75], 'FaceColor',[0 0 0]);
rectangle('Position',[2625 -2437.5 93.75 93.75], 'FaceColor',[1 1 1]);
rectangle('Position',[2718.75 -2437.5 93.75 93.75], 'FaceColor',[1 1 1]);
rectangle('Position',[2812.5 -2343.75 93.75 93.75], 'FaceColor',[0 0 0]);
rectangle('Position',[2906.25 -2343.75 93.75 93.75], 'FaceColor',[0 0 0]);
rectangle('Position',[2812.5 -2437.5 93.75 93.75], 'FaceColor',[1 1 1]);
rectangle('Position',[2906.25 -2437.5 93.75 93.75], 'FaceColor',[0 0 0]);
rectangle('Position',[2812.5 -2531.25 93.75 93.75], 'FaceColor',[1 1 1]);
rectangle('Position',[2906.25 -2531.25 93.75 93.75], 'FaceColor',[0 0 0]);
rectangle('Position',[2812.5 -2625 93.75 93.75], 'FaceColor',[1 1 1]);
rectangle('Position',[2906.25 -2625 93.75 93.75], 'FaceColor',[0 0 0]);
rectangle('Position',[2250 -2906.25 93.75 93.75], 'FaceColor',[1 1 1]);
rectangle('Position',[2343.75 -2906.25 93.75 93.75], 'FaceColor',[1 1 1]);
rectangle('Position',[2250 -3000 93.75 93.75], 'FaceColor',[0 0 0]);
rectangle('Position',[2343.75 -3000 93.75 93.75], 'FaceColor',[0 0 0]);
rectangle('Position',[2437.5 -2906.25 93.75 93.75], 'FaceColor',[1 1 1]);
rectangle('Position',[2531.25 -2906.25 93.75 93.75], 'FaceColor',[1 1 1]);
rectangle('Position',[2437.5 -3000 93.75 93.75], 'FaceColor',[0 0 0]);
rectangle('Position',[2531.25 -3000 93.75 93.75], 'FaceColor',[0 0 0]);
rectangle('Position',[2812.5 -2718.75 93.75 93.75], 'FaceColor',[1 1 1]);
rectangle('Position',[2906.25 -2718.75 93.75 93.75], 'FaceColor',[0 0 0]);
rectangle('Position',[2812.5 -2812.5 93.75 93.75], 'FaceColor',[1 1 1]);
rectangle('Position',[2906.25 -2812.5 93.75 93.75], 'FaceColor',[0 0 0]);
rectangle('Position',[2625 -2906.25 93.75 93.75], 'FaceColor',[1 1 1]);
rectangle('Position',[2718.75 -2906.25 93.75 93.75], 'FaceColor',[1 1 1]);
rectangle('Position',[2625 -3000 93.75 93.75], 'FaceColor',[0 0 0]);
rectangle('Position',[2718.75 -3000 93.75 93.75], 'FaceColor',[0 0 0]);
rectangle('Position',[2812.5 -2906.25 93.75 93.75], 'FaceColor',[1 1 1]);
rectangle('Position',[2906.25 -2906.25 93.75 93.75], 'FaceColor',[0 0 0]);
rectangle('Position',[2812.5 -3000 93.75 93.75], 'FaceColor',[0 0 0]);
rectangle('Position',[2906.25 -3000 93.75 93.75], 'FaceColor',[0 0 0]);
rectangle('Position',[562.5 -140.625 46.875 46.875], 'FaceColor',[1 1 1]);
rectangle('Position',[609.375 -140.625 46.875 46.875], 'FaceColor',[0 0 0]);
rectangle('Position',[562.5 -187.5 46.875 46.875], 'FaceColor',[1 1 1]);
rectangle('Position',[609.375 -187.5 46.875 46.875], 'FaceColor',[0 0 0]);
rectangle('Position',[562.5 -234.375 46.875 46.875], 'FaceColor',[1 1 1]);
rectangle('Position',[609.375 -234.375 46.875 46.875], 'FaceColor',[0 0 0]);
rectangle('Position',[562.5 -281.25 46.875 46.875], 'FaceColor',[1 1 1]);
rectangle('Position',[609.375 -281.25 46.875 46.875], 'FaceColor',[0 0 0]);
rectangle('Position',[562.5 -328.125 46.875 46.875], 'FaceColor',[1 1 1]);
rectangle('Position',[609.375 -328.125 46.875 46.875], 'FaceColor',[0 0 0]);
rectangle('Position',[562.5 -375 46.875 46.875], 'FaceColor',[1 1 1]);
rectangle('Position',[609.375 -375 46.875 46.875], 'FaceColor',[0 0 0]);
rectangle('Position',[562.5 -421.875 46.875 46.875], 'FaceColor',[1 1 1]);
rectangle('Position',[609.375 -421.875 46.875 46.875], 'FaceColor',[0 0 0]);
rectangle('Position',[562.5 -468.75 46.875 46.875], 'FaceColor',[1 1 1]);
rectangle('Position',[609.375 -468.75 46.875 46.875], 'FaceColor',[0 0 0]);
rectangle('Position',[562.5 -515.625 46.875 46.875], 'FaceColor',[1 1 1]);
rectangle('Position',[609.375 -515.625 46.875 46.875], 'FaceColor',[0 0 0]);
rectangle('Position',[562.5 -562.5 46.875 46.875], 'FaceColor',[1 1 1]);
rectangle('Position',[609.375 -562.5 46.875 46.875], 'FaceColor',[0 0 0]);
rectangle('Position',[562.5 -609.375 46.875 46.875], 'FaceColor',[1 1 1]);
rectangle('Position',[609.375 -609.375 46.875 46.875], 'FaceColor',[0 0 0]);
rectangle('Position',[562.5 -656.25 46.875 46.875], 'FaceColor',[1 1 1]);
rectangle('Position',[609.375 -656.25 46.875 46.875], 'FaceColor',[0 0 0]);
rectangle('Position',[562.5 -703.125 46.875 46.875], 'FaceColor',[1 1 1]);
rectangle('Position',[609.375 -703.125 46.875 46.875], 'FaceColor',[0 0 0]);
rectangle('Position',[562.5 -750 46.875 46.875], 'FaceColor',[1 1 1]);
rectangle('Position',[609.375 -750 46.875 46.875], 'FaceColor',[0 0 0]);
rectangle('Position',[1312.5 -140.625 46.875 46.875], 'FaceColor',[0 0 0]);
rectangle('Position',[1359.38 -140.625 46.875 46.875], 'FaceColor',[1 1 1]);
rectangle('Position',[1312.5 -187.5 46.875 46.875], 'FaceColor',[0 0 0]);
rectangle('Position',[1359.38 -187.5 46.875 46.875], 'FaceColor',[1 1 1]);
rectangle('Position',[1312.5 -234.375 46.875 46.875], 'FaceColor',[0 0 0]);
rectangle('Position',[1359.38 -234.375 46.875 46.875], 'FaceColor',[1 1 1]);
rectangle('Position',[1312.5 -281.25 46.875 46.875], 'FaceColor',[0 0 0]);
rectangle('Position',[1359.38 -281.25 46.875 46.875], 'FaceColor',[1 1 1]);
rectangle('Position',[1312.5 -328.125 46.875 46.875], 'FaceColor',[0 0 0]);
rectangle('Position',[1359.38 -328.125 46.875 46.875], 'FaceColor',[1 1 1]);
rectangle('Position',[1312.5 -375 46.875 46.875], 'FaceColor',[0 0 0]);
rectangle('Position',[1359.38 -375 46.875 46.875], 'FaceColor',[1 1 1]);
rectangle('Position',[1312.5 -421.875 46.875 46.875], 'FaceColor',[0 0 0]);
rectangle('Position',[1359.38 -421.875 46.875 46.875], 'FaceColor',[1 1 1]);
rectangle('Position',[1312.5 -468.75 46.875 46.875], 'FaceColor',[0 0 0]);
rectangle('Position',[1359.38 -468.75 46.875 46.875], 'FaceColor',[1 1 1]);
rectangle('Position',[1312.5 -515.625 46.875 46.875], 'FaceColor',[0 0 0]);
rectangle('Position',[1359.38 -515.625 46.875 46.875], 'FaceColor',[1 1 1]);
rectangle('Position',[1312.5 -562.5 46.875 46.875], 'FaceColor',[0 0 0]);
rectangle('Position',[1359.38 -562.5 46.875 46.875], 'FaceColor',[1 1 1]);
rectangle('Position',[1312.5 -609.375 46.875 46.875], 'FaceColor',[0 0 0]);
rectangle('Position',[1359.38 -609.375 46.875 46.875], 'FaceColor',[1 1 1]);
rectangle('Position',[1312.5 -656.25 46.875 46.875], 'FaceColor',[0 0 0]);
rectangle('Position',[1359.38 -656.25 46.875 46.875], 'FaceColor',[1 1 1]);
rectangle('Position',[1312.5 -703.125 46.875 46.875], 'FaceColor',[0 0 0]);
rectangle('Position',[1359.38 -703.125 46.875 46.875], 'FaceColor',[1 1 1]);
rectangle('Position',[1312.5 -750 46.875 46.875], 'FaceColor',[0 0 0]);
rectangle('Position',[1359.38 -750 46.875 46.875], 'FaceColor',[1 1 1]);
rectangle('Position',[656.25 -1359.38 46.875 46.875], 'FaceColor',[1 1 1]);
rectangle('Position',[703.125 -1359.38 46.875 46.875], 'FaceColor',[1 1 1]);
rectangle('Position',[656.25 -1406.25 46.875 46.875], 'FaceColor',[0 0 0]);
rectangle('Position',[703.125 -1406.25 46.875 46.875], 'FaceColor',[0 0 0]);
rectangle('Position',[750 -1359.38 46.875 46.875], 'FaceColor',[1 1 1]);
rectangle('Position',[796.875 -1359.38 46.875 46.875], 'FaceColor',[1 1 1]);
rectangle('Position',[750 -1406.25 46.875 46.875], 'FaceColor',[0 0 0]);
rectangle('Position',[796.875 -1406.25 46.875 46.875], 'FaceColor',[0 0 0]);
rectangle('Position',[1968.75 -1359.38 46.875 46.875], 'FaceColor',[0 0 0]);
rectangle('Position',[2015.62 -1359.38 46.875 46.875], 'FaceColor',[0 0 0]);
rectangle('Position',[1968.75 -1406.25 46.875 46.875], 'FaceColor',[1 1 1]);
rectangle('Position',[2015.62 -1406.25 46.875 46.875], 'FaceColor',[1 1 1]);
rectangle('Position',[1593.75 -2109.38 46.875 46.875], 'FaceColor',[1 1 1]);
rectangle('Position',[1640.62 -2109.38 46.875 46.875], 'FaceColor',[0 0 0]);
rectangle('Position',[1593.75 -2156.25 46.875 46.875], 'FaceColor',[1 1 1]);
rectangle('Position',[1640.62 -2156.25 46.875 46.875], 'FaceColor',[0 0 0]);
rectangle('Position',[1593.75 -2203.12 46.875 46.875], 'FaceColor',[1 1 1]);
rectangle('Position',[1640.62 -2203.12 46.875 46.875], 'FaceColor',[0 0 0]);
rectangle('Position',[1593.75 -2250 46.875 46.875], 'FaceColor',[1 1 1]);
rectangle('Position',[1640.62 -2250 46.875 46.875], 'FaceColor',[0 0 0]);
rectangle('Position',[2250 -2109.38 46.875 46.875], 'FaceColor',[1 1 1]);
rectangle('Position',[2296.88 -2109.38 46.875 46.875], 'FaceColor',[1 1 1]);
rectangle('Position',[2250 -2156.25 46.875 46.875], 'FaceColor',[0 0 0]);
rectangle('Position',[2296.88 -2156.25 46.875 46.875], 'FaceColor',[0 0 0]);
rectangle('Position',[2343.75 -2109.38 46.875 46.875], 'FaceColor',[1 1 1]);
rectangle('Position',[2390.62 -2109.38 46.875 46.875], 'FaceColor',[1 1 1]);
rectangle('Position',[2343.75 -2156.25 46.875 46.875], 'FaceColor',[0 0 0]);
rectangle('Position',[2390.62 -2156.25 46.875 46.875], 'FaceColor',[0 0 0]);
rectangle('Position',[2437.5 -2109.38 46.875 46.875], 'FaceColor',[1 1 1]);
rectangle('Position',[2484.38 -2109.38 46.875 46.875], 'FaceColor',[1 1 1]);
rectangle('Position',[2437.5 -2156.25 46.875 46.875], 'FaceColor',[0 0 0]);
rectangle('Position',[2484.38 -2156.25 46.875 46.875], 'FaceColor',[0 0 0]);
rectangle('Position',[2531.25 -2109.38 46.875 46.875], 'FaceColor',[1 1 1]);
rectangle('Position',[2578.12 -2109.38 46.875 46.875], 'FaceColor',[1 1 1]);
rectangle('Position',[2531.25 -2156.25 46.875 46.875], 'FaceColor',[0 0 0]);
rectangle('Position',[2578.12 -2156.25 46.875 46.875], 'FaceColor',[0 0 0]);
rectangle('Position',[2625 -2109.38 46.875 46.875], 'FaceColor',[1 1 1]);
rectangle('Position',[2671.88 -2109.38 46.875 46.875], 'FaceColor',[1 1 1]);
rectangle('Position',[2625 -2156.25 46.875 46.875], 'FaceColor',[0 0 0]);
rectangle('Position',[2671.88 -2156.25 46.875 46.875], 'FaceColor',[0 0 0]);
rectangle('Position',[2718.75 -2109.38 46.875 46.875], 'FaceColor',[1 1 1]);
rectangle('Position',[2765.62 -2109.38 46.875 46.875], 'FaceColor',[1 1 1]);
rectangle('Position',[2718.75 -2156.25 46.875 46.875], 'FaceColor',[0 0 0]);
rectangle('Position',[2765.62 -2156.25 46.875 46.875], 'FaceColor',[0 0 0]);
rectangle('Position',[2812.5 -2109.38 46.875 46.875], 'FaceColor',[1 1 1]);
rectangle('Position',[2859.38 -2109.38 46.875 46.875], 'FaceColor',[1 1 1]);
rectangle('Position',[2812.5 -2156.25 46.875 46.875], 'FaceColor',[0 0 0]);
rectangle('Position',[2859.38 -2156.25 46.875 46.875], 'FaceColor',[0 0 0]);
rectangle('Position',[1593.75 -2296.88 46.875 46.875], 'FaceColor',[1 1 1]);
rectangle('Position',[1640.62 -2296.88 46.875 46.875], 'FaceColor',[0 0 0]);
rectangle('Position',[1593.75 -2343.75 46.875 46.875], 'FaceColor',[1 1 1]);
rectangle('Position',[1640.62 -2343.75 46.875 46.875], 'FaceColor',[0 0 0]);
rectangle('Position',[1593.75 -2390.62 46.875 46.875], 'FaceColor',[1 1 1]);
rectangle('Position',[1640.62 -2390.62 46.875 46.875], 'FaceColor',[0 0 0]);
rectangle('Position',[1593.75 -2437.5 46.875 46.875], 'FaceColor',[1 1 1]);
rectangle('Position',[1640.62 -2437.5 46.875 46.875], 'FaceColor',[0 0 0]);
rectangle('Position',[1593.75 -2484.38 46.875 46.875], 'FaceColor',[1 1 1]);
rectangle('Position',[1640.62 -2484.38 46.875 46.875], 'FaceColor',[0 0 0]);
rectangle('Position',[1593.75 -2531.25 46.875 46.875], 'FaceColor',[1 1 1]);
rectangle('Position',[1640.62 -2531.25 46.875 46.875], 'FaceColor',[0 0 0]);
rectangle('Position',[1593.75 -2578.12 46.875 46.875], 'FaceColor',[1 1 1]);
rectangle('Position',[1640.62 -2578.12 46.875 46.875], 'FaceColor',[0 0 0]);
rectangle('Position',[1593.75 -2625 46.875 46.875], 'FaceColor',[1 1 1]);
rectangle('Position',[1640.62 -2625 46.875 46.875], 'FaceColor',[0 0 0]);
rectangle('Position',[1593.75 -2671.88 46.875 46.875], 'FaceColor',[1 1 1]);
rectangle('Position',[1640.62 -2671.88 46.875 46.875], 'FaceColor',[0 0 0]);
rectangle('Position',[1593.75 -2718.75 46.875 46.875], 'FaceColor',[1 1 1]);
rectangle('Position',[1640.62 -2718.75 46.875 46.875], 'FaceColor',[0 0 0]);
rectangle('Position',[1593.75 -2765.62 46.875 46.875], 'FaceColor',[1 1 1]);
rectangle('Position',[1640.62 -2765.62 46.875 46.875], 'FaceColor',[0 0 0]);
rectangle('Position',[1593.75 -2812.5 46.875 46.875], 'FaceColor',[1 1 1]);
rectangle('Position',[1640.62 -2812.5 46.875 46.875], 'FaceColor',[0 0 0]);
rectangle('Position',[1593.75 -2859.38 46.875 46.875], 'FaceColor',[1 1 1]);
rectangle('Position',[1640.62 -2859.38 46.875 46.875], 'FaceColor',[0 0 0]);
rectangle('Position',[1593.75 -2906.25 46.875 46.875], 'FaceColor',[1 1 1]);
rectangle('Position',[1640.62 -2906.25 46.875 46.875], 'FaceColor',[0 0 0]);
X=[2800,2625,2437.5,2343.75,2250,2250,1875,1687.5,1500,1312.5,1125,937.5,843.75,796.875,750,703.125,656.25,562.5,375,187.5,187.5,187.5,187.5,187.5,187.5,187.5,187.5,187.5,187.5,187.5,200,200];
Y=[-2800,-2625,-2437.5,-2418.75,-2343.75,-2250,-1875,-1875,-1837.5,-1687.5,-1500,-1406.25,-1359.38,-1359.38,-1359.38,-1359.38,-1359.38,-1406.25,-1500,-1687.5,-1781.25,-1875,-1968.75,-2062.5,-2156.25,-2250,-2343.75,-2437.5,-2531.25,-2625,-2800,-2800];
hold on;
plot(X,Y,'r');
plot(X,Y,'bo');
legend('4430.9','Location','southoutside');
